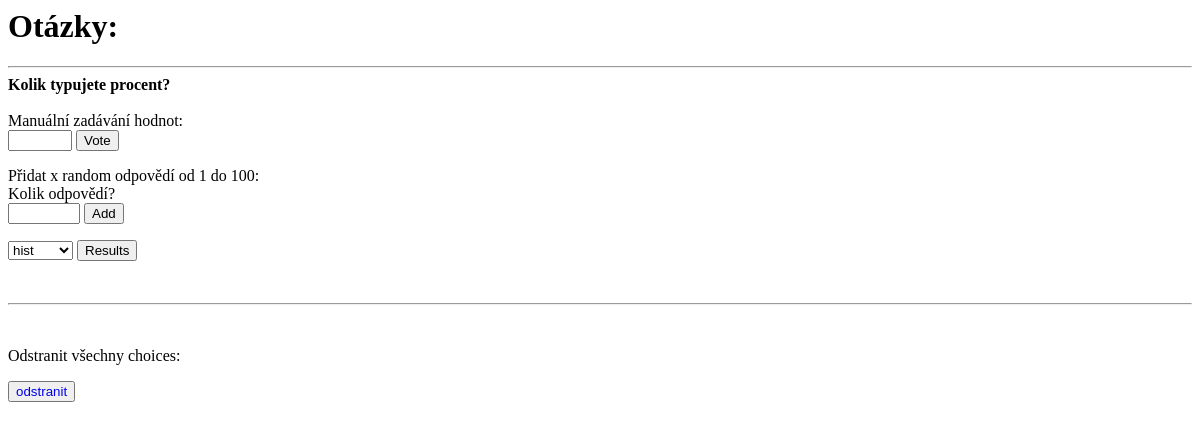
The app's page /, older data.
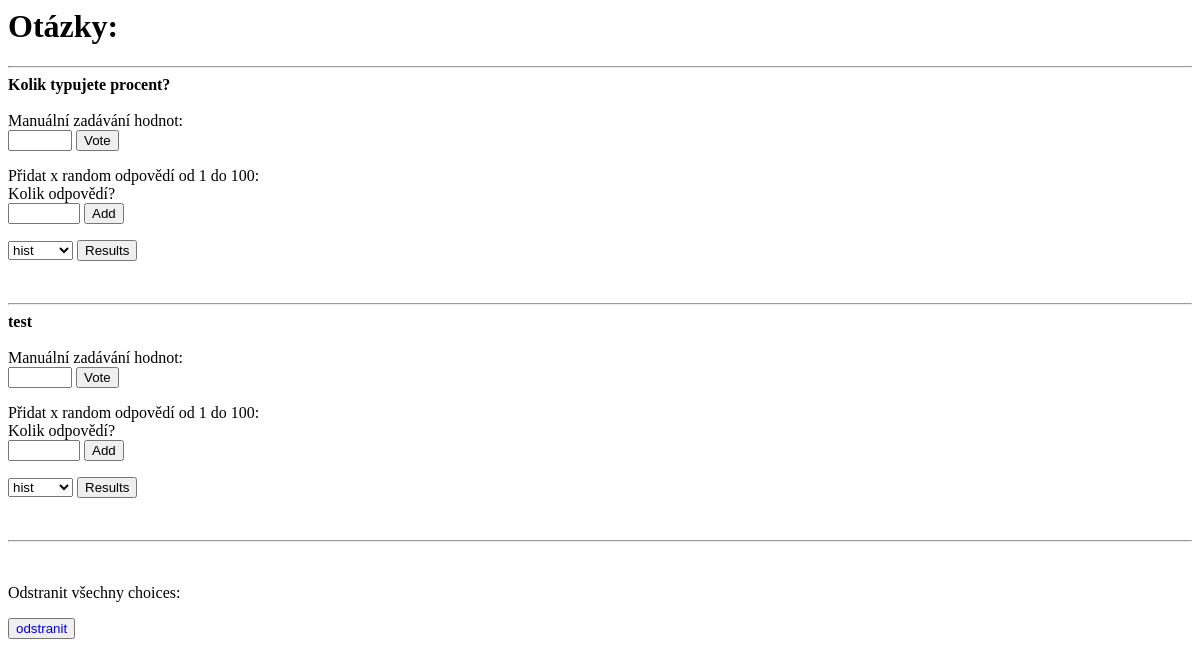
The same page, newer data.
### datadraw/models.py (models this page shows, shortened)
class Question(models.Model):
    question_text = models.CharField(max_length=200)

### datadraw/views.py (the view, shortened to what this page needs)
# urls.py: path('', IndexView, name='home'),
def IndexView(request):
  questions = Question.objects.all()
  context = { 'questions' : questions }
  return render(request, 'index.html', context)

### datadraw/templates/index.html (shortened to what this page needs)
<h1>Otázky:</h1>
<hr>
{% for q in questions %}
<div style="font-weight:bold">{{ q.question_text }}</div>
<div>
  <br>
  <div>Manuální zadávání hodnot:</div>
  <form action="{% url 'home' %}" method="post">
    <input type="number" name="choice" min="1" max="100" />
    <input type="submit" value="Vote">
    </form>
    <div>Přidat x random odpovědí od 1 do 100:</div>
  <form action="{% url 'random' q.pk %}" method="post">
    <div>Kolik odpovědí?</div><input type="number" name="choice" min="1" max="1000" />
    <input type="submit" value="Add">
    </form>
</div>
<div>
  <form action="{% url 'results' q.pk %}" method="post">
    <select name="choice" id="type-of-graph">
      <option value="hist">hist</option>
    </select>
    <input type="submit" value="Results">
    </form>
</div>
<hr>
{% endfor %}
<p>Odstranit všechny choices:</p>
<button><a href={% url 'delete_all_choices' %} style="text-decoration:none">odstranit</a></button>

Row changes from the older to the newer data that the page shows:
added Question: question_text "test"
